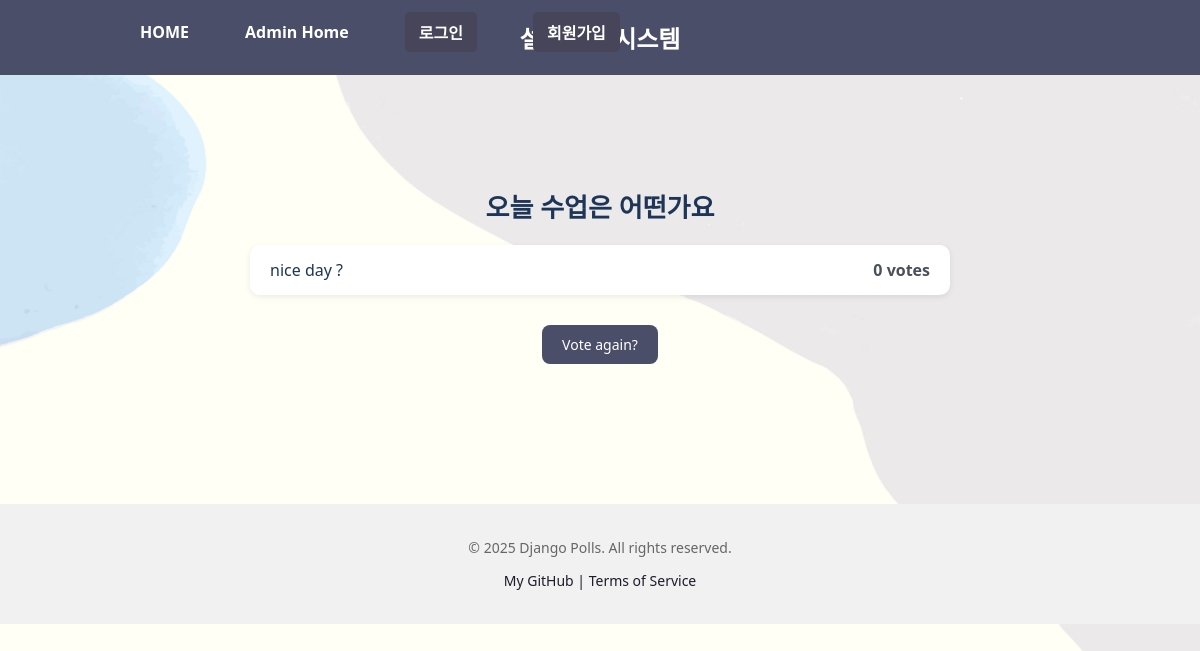
The app's page /polls/2/results/ with its own data.
### polls/models.py (models this page shows, shortened)
class Question(models.Model):
    question_text = models.CharField(max_length=200)
    pub_date = models.DateTimeField('date published')

class Choice(models.Model):
    question = models.ForeignKey(Question, on_delete = models.CASCADE)
    choice_text = models.CharField(max_length=200)
    votes = models.IntegerField(default=0)

### polls/views.py (the view)
# urls.py: path("<int:pk>/results/", views.ResultsView.as_view(), name="results"),
class ResultsView(generic.DetailView):
    model = Question
    template_name = "polls/results.html"
    context_object_name = "question"

### templates/polls/results.html (shortened to what this page needs)
{% extends "polls/base.html" %}
{% load static %}
{% block content %}
<link rel="stylesheet" href="{% static 'polls/results.css' %}">
<div class="results-container">
  <h2 class="question-title">{{ question.question_text }}</h2>
  <ul class="result-list">
    {% for choice in question.choice_set.all %}
      <li>
        <span class="choice-text">{{ choice.choice_text }}</span>
        <span class="vote-count">{{ choice.votes }} vote{{ choice.votes|pluralize }}</span>
      </li>
    {% endfor %}
  </ul>
  <div class="vote-again">
    <a href="{% url 'polls:detail' question.id %}" class="vote-again-btn">Vote again?</a>
  </div>
</div>
{% endblock %}

### static/css/index.css (style rules this page uses)
body { background: url("../img/background.jpg") no-repeat top left; background-size: cover; font-family: 'Segoe UI', sans-serif; margin: 0; padding: 0; }
h2 { color: #333; font-size: 28px; margin-bottom: 20px; }
ul { list-style: none; padding: 0; margin: 0 auto; max-width: 700px; }
li { background-color: white; border-radius: 10px; margin-bottom: 12px; padding: 15px 20px; box-shadow: 0 2px 6px rgba(0, 0, 0, 0.1); transition: background-color 0.2s ease; }
a { text-decoration: none; font-size: 18px; color: #1d3557; }
.results-container { max-width: 700px; margin: 50px auto; padding: 20px; text-align: center; }
.question-title { font-size: 24px; font-weight: bold; margin-bottom: 30px; color: #2c2c2c; }
.result-list { list-style: none; padding: 0; margin: 0; }
.result-list li { background-color: white; border-radius: 10px; margin-bottom: 16px; padding: 14px 20px; box-shadow: 0 2px 6px rgba(0, 0, 0, 0.08); display: flex; justify-content: space-between; align-items: center; font-size: 16px; transition: background-color 0.2s ease; }
.choice-text { font-weight: 500; color: #1d3557; }
.vote-count { font-weight: 600; color: #495057; }
.vote-again { margin-top: 30px; }
.vote-again-btn { display: inline-block; background-color: #4a4e69; color: white; padding: 10px 20px; border-radius: 8px; font-size: 14px; text-decoration: none; transition: background-color 0.2s ease; }

### static/css/detail.css (style rules this page uses)
.question-title { font-size: 26px; color: #1d3557; margin-bottom: 20px; }

### records on screen
Question: question_text "오늘 수업은 어떤가요"
Choice: choice_text "nice day ?", votes "0"
